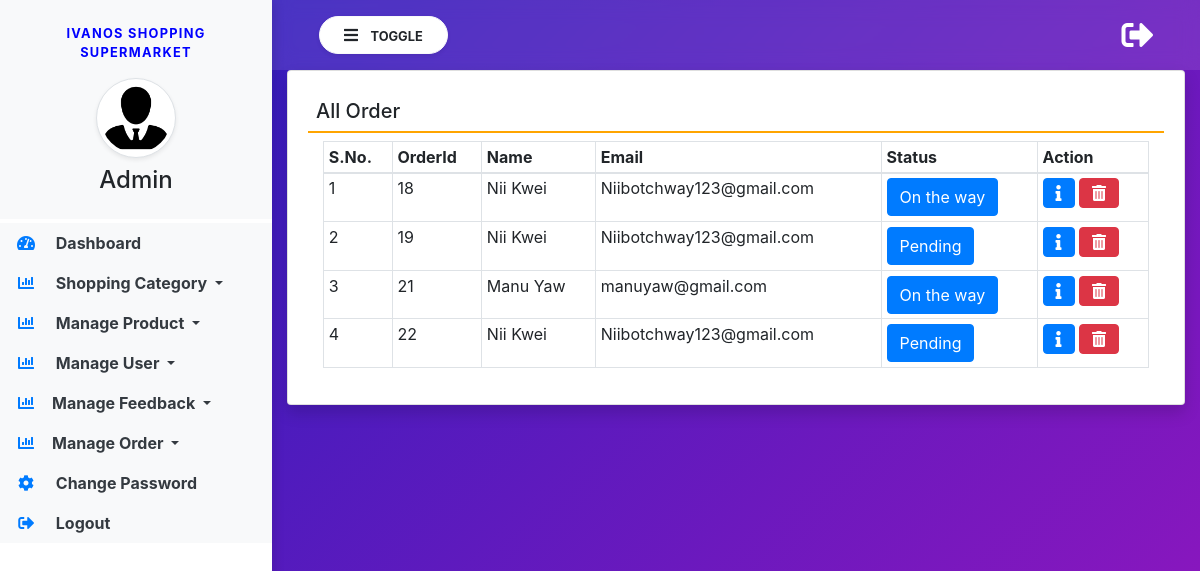
The app's page /manage-order/ with its own data.
### groceryapp/models.py (models this page shows, shortened)
class Booking(models.Model):
    user = models.ForeignKey(User, on_delete=models.CASCADE, null=True, blank=True)
    product = models.TextField(default={'objects': []}, null=True, blank=True)
    total = models.CharField(max_length=100, null=True, blank=True)
    status = models.IntegerField(choices=ORDERSTATUS, default=1)
    created = models.DateTimeField(auto_now_add=True)
    updated = models.DateTimeField(auto_now=True)

### groceryapp/views.py (the view)
# urls.py: path('manage-order/', manage_order, name="manage_order"),
def manage_order(request):
    action = request.GET.get('action', 0)
    order = Booking.objects.filter(status=int(action))
    order_status = ORDERSTATUS[int(action)-1][1]
    if int(action) == 0:
        order = Booking.objects.filter()
        order_status = 'All'
    return render(request, 'manage_order.html', locals())

### groceryapp/templatetags/custom_tags.py (called while the page is built)
@register.filter()
def applydiscount(pid):
    try:
        data = Product.objects.get(id=pid)
        price_str = str(data.price).replace('$', '').replace('Ghc.', '').replace('Rs.', '').replace('€', '').strip()
        discount_str = str(data.discount).replace('%', '').strip()
        price = float(price_str)
        discount = float(discount_str)
        discounted_price = price * (100 - discount) / 100
        return round(discounted_price, 2)
    except (Product.DoesNotExist, ValueError, TypeError):
        return 0

@register.filter()
def get_product(productli):
    try:
        productli = productli.replace("'", '"')
        myli = json.loads(str(productli))['objects'][0]
        pro_li = [int(i) for i in myli.keys()]
        product = Product.objects.filter(id__in=pro_li)
        return product
    except (json.JSONDecodeError, KeyError, ValueError, TypeError):
        return None

@register.simple_tag
def get_qty(pro, bookid):
    try:
        book = Booking.objects.get(id=bookid)
        productli = book.product.replace("'", '"')
        myli = json.loads(str(productli))['objects'][0]
        return myli.get(str(pro), 0)
    except (Booking.DoesNotExist, json.JSONDecodeError, KeyError, ValueError, TypeError):
        return 0

### groceryapp/templates/manage_order.html (shortened to what this page needs)
{% extends 'admin_base.html' %}
{% block main %}
{% load custom_tags %}
{% load static %}
<div class="card shadow">
    <div class="card-body">
        <h5 class="p-2" style="border-bottom: 2px solid orange;">{{order_status}} Order</h5>
        <div class="container-fluid">
            <table class="table table-bordered table-sm" id="example">
                <thead>
                <tr>
                    <th>S.No.</th>
                    <th>OrderId</th>
                    <th>Name</th>
                    <th>Email</th>
                    <th>Status</th>
                    <th>Action</th>
                </tr>
                </thead>
                <tbody>
                {% for i in order %}
                <tr>
                    <td>{{forloop.counter}}</td>
                    <td>{{i.id}}</td>
                    <td>{{i.user.first_name}} {{i.user.last_name}}</td>
                    <td>{{i.user.username}}</td>
                    <td>
                        <a href="/admin-order-track/{{i.id}}/" class="btn btn-primary" title="Track Status">{{i.get_status_display}}</a>
                    </td>
                    <td>
                        <button type="button" class="btn btn-primary" data-toggle="modal" data-target="#exampleModal-{{forloop.counter}}">
                          <i class="fas fa-info"></i>
                        </button>
                        <a href="/delete-order/{{i.id}}/?action={{request.GET.action}}" class="btn btn-danger"
                           onclick="return confirm('Are You Sure?')">
                            <i class="fas fa-trash-alt"></i>
                        </a>
                    </td>
                </tr>
                {% endfor %}
                </tbody>
            </table>
        </div>
    </div>
</div>
{% endblock %}

### groceryapp/static/css/sidebar.css (style rules this page uses)
body { background-image : linear-gradient(135.9deg,rgba(109,25,252,1) 16.4%,rgba(125,31,160,1) 56.1%); min-height:100vh; }

### groceryapp/templates/admin_base.html (style rules this page uses)
body { overflow-x: hidden; }

### records on screen
Booking: id "18", user.first_name "Nii", user.last_name "Kwei", user.username "Niibotchway123@gmail.com", status "On the way"
Booking: id "19", user.first_name "Nii", user.last_name "Kwei", user.username "Niibotchway123@gmail.com", status "Pending"
Booking: id "21", user.first_name "Manu", user.last_name "Yaw", user.username "manuyaw@gmail.com", status "On the way"
Booking: id "22", user.first_name "Nii", user.last_name "Kwei", user.username "Niibotchway123@gmail.com", status "Pending"

### other values on screen
{{ order_status }} "All"
